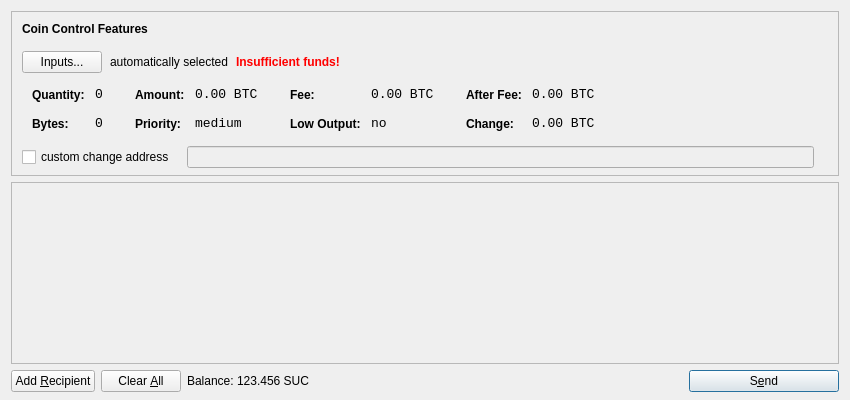
<?xml version="1.0" encoding="UTF-8"?>
<ui version="4.0">
 <class>SendCoinsDialog</class>
 <widget class="QDialog" name="SendCoinsDialog">
  <property name="geometry">
   <rect>
    <x>0</x>
    <y>0</y>
    <width>850</width>
    <height>400</height>
   </rect>
  </property>
  <property name="windowTitle">
   <string>Send Coins</string>
  </property>
  <layout class="QVBoxLayout" name="verticalLayout" stretch="0,1,0">
   <property name="bottomMargin">
    <number>8</number>
   </property>
   <item>
    <widget class="QFrame" name="frameCoinControl">
     <property name="sizePolicy">
      <sizepolicy hsizetype="Expanding" vsizetype="Expanding">
       <horstretch>0</horstretch>
       <verstretch>0</verstretch>
      </sizepolicy>
     </property>
     <property name="maximumSize">
      <size>
       <width>16777215</width>
       <height>16777215</height>
      </size>
     </property>
     <property name="frameShape">
      <enum>QFrame::StyledPanel</enum>
     </property>
     <property name="frameShadow">
      <enum>QFrame::Sunken</enum>
     </property>
     <layout class="QVBoxLayout" name="verticalLayoutCoinControl2">
      <property name="spacing">
       <number>-1</number>
      </property>
      <property name="leftMargin">
       <number>0</number>
      </property>
      <property name="topMargin">
       <number>0</number>
      </property>
      <property name="rightMargin">
       <number>0</number>
      </property>
      <property name="bottomMargin">
       <number>6</number>
      </property>
      <item>
       <layout class="QVBoxLayout" name="verticalLayoutCoinControl" stretch="0,0,0,0,1">
        <property name="spacing">
         <number>0</number>
        </property>
        <property name="leftMargin">
         <number>10</number>
        </property>
        <property name="topMargin">
         <number>10</number>
        </property>
        <item>
         <layout class="QHBoxLayout" name="horizontalLayoutCoinControl1">
          <property name="bottomMargin">
           <number>15</number>
          </property>
          <item>
           <widget class="QLabel" name="labelCoinControlFeatures">
            <property name="sizePolicy">
             <sizepolicy hsizetype="Preferred" vsizetype="Maximum">
              <horstretch>0</horstretch>
              <verstretch>0</verstretch>
             </sizepolicy>
            </property>
            <property name="font">
             <font>
              <weight>75</weight>
              <bold>true</bold>
             </font>
            </property>
            <property name="styleSheet">
             <string notr="true">font-weight:bold;</string>
            </property>
            <property name="text">
             <string>Coin Control Features</string>
            </property>
           </widget>
          </item>
         </layout>
        </item>
        <item>
         <layout class="QHBoxLayout" name="horizontalLayoutCoinControl2" stretch="0,0,0,0">
          <property name="spacing">
           <number>8</number>
          </property>
          <property name="bottomMargin">
           <number>10</number>
          </property>
          <item>
           <widget class="QPushButton" name="pushButtonCoinControl">
            <property name="styleSheet">
             <string notr="true"/>
            </property>
            <property name="text">
             <string>Inputs...</string>
            </property>
           </widget>
          </item>
          <item>
           <widget class="QLabel" name="labelCoinControlAutomaticallySelected">
            <property name="text">
             <string>automatically selected</string>
            </property>
            <property name="margin">
             <number>5</number>
            </property>
           </widget>
          </item>
          <item>
           <widget class="QLabel" name="labelCoinControlInsuffFunds">
            <property name="font">
             <font>
              <weight>75</weight>
              <bold>true</bold>
             </font>
            </property>
            <property name="styleSheet">
             <string notr="true">color:red;font-weight:bold;</string>
            </property>
            <property name="text">
             <string>Insufficient funds!</string>
            </property>
            <property name="margin">
             <number>5</number>
            </property>
           </widget>
          </item>
          <item>
           <spacer name="horizontalSpacerCoinControl">
            <property name="orientation">
             <enum>Qt::Horizontal</enum>
            </property>
            <property name="sizeHint" stdset="0">
             <size>
              <width>40</width>
              <height>1</height>
             </size>
            </property>
           </spacer>
          </item>
         </layout>
        </item>
        <item>
         <widget class="QWidget" name="widgetCoinControl" native="true">
          <property name="sizePolicy">
           <sizepolicy hsizetype="Preferred" vsizetype="Preferred">
            <horstretch>0</horstretch>
            <verstretch>0</verstretch>
           </sizepolicy>
          </property>
          <property name="minimumSize">
           <size>
            <width>0</width>
            <height>0</height>
           </size>
          </property>
          <property name="styleSheet">
           <string notr="true"/>
          </property>
          <layout class="QHBoxLayout" name="horizontalLayoutCoinControl5">
           <property name="margin">
            <number>0</number>
           </property>
           <item>
            <layout class="QHBoxLayout" name="horizontalLayoutCoinControl3" stretch="0,0,0,1">
             <property name="spacing">
              <number>20</number>
             </property>
             <property name="topMargin">
              <number>0</number>
             </property>
             <property name="bottomMargin">
              <number>10</number>
             </property>
             <item>
              <layout class="QFormLayout" name="formLayoutCoinControl1">
               <property name="horizontalSpacing">
                <number>10</number>
               </property>
               <property name="verticalSpacing">
                <number>14</number>
               </property>
               <property name="leftMargin">
                <number>10</number>
               </property>
               <property name="topMargin">
                <number>4</number>
               </property>
               <property name="rightMargin">
                <number>6</number>
               </property>
               <item row="0" column="0">
                <widget class="QLabel" name="labelCoinControlQuantityText">
                 <property name="styleSheet">
                  <string notr="true">font-weight:bold;</string>
                 </property>
                 <property name="text">
                  <string>Quantity:</string>
                 </property>
                 <property name="margin">
                  <number>0</number>
                 </property>
                </widget>
               </item>
               <item row="0" column="1">
                <widget class="QLabel" name="labelCoinControlQuantity">
                 <property name="font">
                  <font>
                   <family>Monospace</family>
                   <pointsize>10</pointsize>
                  </font>
                 </property>
                 <property name="cursor">
                  <cursorShape>IBeamCursor</cursorShape>
                 </property>
                 <property name="contextMenuPolicy">
                  <enum>Qt::ActionsContextMenu</enum>
                 </property>
                 <property name="text">
                  <string notr="true">0</string>
                 </property>
                 <property name="margin">
                  <number>0</number>
                 </property>
                 <property name="textInteractionFlags">
                  <set>Qt::LinksAccessibleByMouse|Qt::TextSelectableByKeyboard|Qt::TextSelectableByMouse</set>
                 </property>
                </widget>
               </item>
               <item row="1" column="0">
                <widget class="QLabel" name="labelCoinControlBytesText">
                 <property name="styleSheet">
                  <string notr="true">font-weight:bold;</string>
                 </property>
                 <property name="text">
                  <string>Bytes:</string>
                 </property>
                </widget>
               </item>
               <item row="1" column="1">
                <widget class="QLabel" name="labelCoinControlBytes">
                 <property name="font">
                  <font>
                   <family>Monospace</family>
                   <pointsize>10</pointsize>
                  </font>
                 </property>
                 <property name="cursor">
                  <cursorShape>IBeamCursor</cursorShape>
                 </property>
                 <property name="contextMenuPolicy">
                  <enum>Qt::ActionsContextMenu</enum>
                 </property>
                 <property name="text">
                  <string notr="true">0</string>
                 </property>
                 <property name="textInteractionFlags">
                  <set>Qt::LinksAccessibleByMouse|Qt::TextSelectableByKeyboard|Qt::TextSelectableByMouse</set>
                 </property>
                </widget>
               </item>
              </layout>
             </item>
             <item>
              <layout class="QFormLayout" name="formLayoutCoinControl2">
               <property name="horizontalSpacing">
                <number>10</number>
               </property>
               <property name="verticalSpacing">
                <number>14</number>
               </property>
               <property name="leftMargin">
                <number>6</number>
               </property>
               <property name="topMargin">
                <number>4</number>
               </property>
               <property name="rightMargin">
                <number>6</number>
               </property>
               <item row="0" column="0">
                <widget class="QLabel" name="labelCoinControlAmountText">
                 <property name="styleSheet">
                  <string notr="true">font-weight:bold;</string>
                 </property>
                 <property name="text">
                  <string>Amount:</string>
                 </property>
                 <property name="margin">
                  <number>0</number>
                 </property>
                </widget>
               </item>
               <item row="0" column="1">
                <widget class="QLabel" name="labelCoinControlAmount">
                 <property name="font">
                  <font>
                   <family>Monospace</family>
                   <pointsize>10</pointsize>
                  </font>
                 </property>
                 <property name="cursor">
                  <cursorShape>IBeamCursor</cursorShape>
                 </property>
                 <property name="contextMenuPolicy">
                  <enum>Qt::ActionsContextMenu</enum>
                 </property>
                 <property name="text">
                  <string notr="true">0.00 BTC</string>
                 </property>
                 <property name="textInteractionFlags">
                  <set>Qt::LinksAccessibleByMouse|Qt::TextSelectableByKeyboard|Qt::TextSelectableByMouse</set>
                 </property>
                </widget>
               </item>
               <item row="1" column="0">
                <widget class="QLabel" name="labelCoinControlPriorityText">
                 <property name="styleSheet">
                  <string notr="true">font-weight:bold;</string>
                 </property>
                 <property name="text">
                  <string>Priority:</string>
                 </property>
                </widget>
               </item>
               <item row="1" column="1">
                <widget class="QLabel" name="labelCoinControlPriority">
                 <property name="font">
                  <font>
                   <family>Monospace</family>
                   <pointsize>10</pointsize>
                  </font>
                 </property>
                 <property name="cursor">
                  <cursorShape>IBeamCursor</cursorShape>
                 </property>
                 <property name="contextMenuPolicy">
                  <enum>Qt::ActionsContextMenu</enum>
                 </property>
                 <property name="text">
                  <string>medium</string>
                 </property>
                 <property name="textInteractionFlags">
                  <set>Qt::LinksAccessibleByMouse|Qt::TextSelectableByKeyboard|Qt::TextSelectableByMouse</set>
                 </property>
                </widget>
               </item>
              </layout>
             </item>
             <item>
              <layout class="QFormLayout" name="formLayoutCoinControl3">
               <property name="horizontalSpacing">
                <number>10</number>
               </property>
               <property name="verticalSpacing">
                <number>14</number>
               </property>
               <property name="leftMargin">
                <number>6</number>
               </property>
               <property name="topMargin">
                <number>4</number>
               </property>
               <property name="rightMargin">
                <number>6</number>
               </property>
               <item row="0" column="0">
                <widget class="QLabel" name="labelCoinControlFeeText">
                 <property name="styleSheet">
                  <string notr="true">font-weight:bold;</string>
                 </property>
                 <property name="text">
                  <string>Fee:</string>
                 </property>
                 <property name="margin">
                  <number>0</number>
                 </property>
                </widget>
               </item>
               <item row="0" column="1">
                <widget class="QLabel" name="labelCoinControlFee">
                 <property name="font">
                  <font>
                   <family>Monospace</family>
                   <pointsize>10</pointsize>
                  </font>
                 </property>
                 <property name="cursor">
                  <cursorShape>IBeamCursor</cursorShape>
                 </property>
                 <property name="contextMenuPolicy">
                  <enum>Qt::ActionsContextMenu</enum>
                 </property>
                 <property name="text">
                  <string notr="true">0.00 BTC</string>
                 </property>
                 <property name="textInteractionFlags">
                  <set>Qt::LinksAccessibleByMouse|Qt::TextSelectableByKeyboard|Qt::TextSelectableByMouse</set>
                 </property>
                </widget>
               </item>
               <item row="1" column="0">
                <widget class="QLabel" name="labelCoinControlLowOutputText">
                 <property name="styleSheet">
                  <string notr="true">font-weight:bold;</string>
                 </property>
                 <property name="text">
                  <string>Low Output:</string>
                 </property>
                </widget>
               </item>
               <item row="1" column="1">
                <widget class="QLabel" name="labelCoinControlLowOutput">
                 <property name="font">
                  <font>
                   <family>Monospace</family>
                   <pointsize>10</pointsize>
                  </font>
                 </property>
                 <property name="cursor">
                  <cursorShape>IBeamCursor</cursorShape>
                 </property>
                 <property name="contextMenuPolicy">
                  <enum>Qt::ActionsContextMenu</enum>
                 </property>
                 <property name="text">
                  <string>no</string>
                 </property>
                 <property name="textInteractionFlags">
                  <set>Qt::LinksAccessibleByMouse|Qt::TextSelectableByKeyboard|Qt::TextSelectableByMouse</set>
                 </property>
                </widget>
               </item>
              </layout>
             </item>
             <item>
              <layout class="QFormLayout" name="formLayoutCoinControl4">
               <property name="horizontalSpacing">
                <number>10</number>
               </property>
               <property name="verticalSpacing">
                <number>14</number>
               </property>
               <property name="leftMargin">
                <number>6</number>
               </property>
               <property name="topMargin">
                <number>4</number>
               </property>
               <property name="rightMargin">
                <number>6</number>
               </property>
               <item row="0" column="0">
                <widget class="QLabel" name="labelCoinControlAfterFeeText">
                 <property name="styleSheet">
                  <string notr="true">font-weight:bold;</string>
                 </property>
                 <property name="text">
                  <string>After Fee:</string>
                 </property>
                 <property name="margin">
                  <number>0</number>
                 </property>
                </widget>
               </item>
               <item row="0" column="1">
                <widget class="QLabel" name="labelCoinControlAfterFee">
                 <property name="font">
                  <font>
                   <family>Monospace</family>
                   <pointsize>10</pointsize>
                  </font>
                 </property>
                 <property name="cursor">
                  <cursorShape>IBeamCursor</cursorShape>
                 </property>
                 <property name="contextMenuPolicy">
                  <enum>Qt::ActionsContextMenu</enum>
                 </property>
                 <property name="text">
                  <string notr="true">0.00 BTC</string>
                 </property>
                 <property name="textInteractionFlags">
                  <set>Qt::LinksAccessibleByMouse|Qt::TextSelectableByKeyboard|Qt::TextSelectableByMouse</set>
                 </property>
                </widget>
               </item>
               <item row="1" column="0">
                <widget class="QLabel" name="labelCoinControlChangeText">
                 <property name="styleSheet">
                  <string notr="true">font-weight:bold;</string>
                 </property>
                 <property name="text">
                  <string>Change:</string>
                 </property>
                </widget>
               </item>
               <item row="1" column="1">
                <widget class="QLabel" name="labelCoinControlChange">
                 <property name="font">
                  <font>
                   <family>Monospace</family>
                   <pointsize>10</pointsize>
                  </font>
                 </property>
                 <property name="cursor">
                  <cursorShape>IBeamCursor</cursorShape>
                 </property>
                 <property name="contextMenuPolicy">
                  <enum>Qt::ActionsContextMenu</enum>
                 </property>
                 <property name="text">
                  <string notr="true">0.00 BTC</string>
                 </property>
                 <property name="textInteractionFlags">
                  <set>Qt::LinksAccessibleByMouse|Qt::TextSelectableByKeyboard|Qt::TextSelectableByMouse</set>
                 </property>
                </widget>
               </item>
              </layout>
             </item>
            </layout>
           </item>
          </layout>
         </widget>
        </item>
        <item>
         <layout class="QHBoxLayout" name="horizontalLayoutCoinControl4" stretch="0,0,0">
          <property name="spacing">
           <number>12</number>
          </property>
          <property name="sizeConstraint">
           <enum>QLayout::SetDefaultConstraint</enum>
          </property>
          <property name="topMargin">
           <number>5</number>
          </property>
          <property name="rightMargin">
           <number>5</number>
          </property>
          <item>
           <widget class="QCheckBox" name="checkBoxCoinControlChange">
            <property name="text">
             <string>custom change address</string>
            </property>
           </widget>
          </item>
          <item>
           <widget class="QLineEdit" name="lineEditCoinControlChange">
            <property name="enabled">
             <bool>false</bool>
            </property>
            <property name="sizePolicy">
             <sizepolicy hsizetype="Expanding" vsizetype="Fixed">
              <horstretch>0</horstretch>
              <verstretch>0</verstretch>
             </sizepolicy>
            </property>
           </widget>
          </item>
          <item>
           <widget class="QLabel" name="labelCoinControlChangeLabel">
            <property name="sizePolicy">
             <sizepolicy hsizetype="Preferred" vsizetype="Expanding">
              <horstretch>0</horstretch>
              <verstretch>0</verstretch>
             </sizepolicy>
            </property>
            <property name="minimumSize">
             <size>
              <width>0</width>
              <height>0</height>
             </size>
            </property>
            <property name="text">
             <string/>
            </property>
            <property name="margin">
             <number>3</number>
            </property>
           </widget>
          </item>
         </layout>
        </item>
        <item>
         <spacer name="verticalSpacerCoinControl">
          <property name="orientation">
           <enum>Qt::Vertical</enum>
          </property>
          <property name="sizeHint" stdset="0">
           <size>
            <width>800</width>
            <height>1</height>
           </size>
          </property>
         </spacer>
        </item>
       </layout>
      </item>
     </layout>
    </widget>
   </item>
   <item>
    <widget class="QScrollArea" name="scrollArea">
     <property name="widgetResizable">
      <bool>true</bool>
     </property>
     <widget class="QWidget" name="scrollAreaWidgetContents">
      <property name="geometry">
       <rect>
        <x>0</x>
        <y>0</y>
        <width>830</width>
        <height>165</height>
       </rect>
      </property>
      <layout class="QVBoxLayout" name="verticalLayout_2">
       <property name="margin">
        <number>0</number>
       </property>
       <item>
        <layout class="QVBoxLayout" name="entries">
         <property name="spacing">
          <number>6</number>
         </property>
        </layout>
       </item>
       <item>
        <spacer name="verticalSpacer">
         <property name="orientation">
          <enum>Qt::Vertical</enum>
         </property>
         <property name="sizeHint" stdset="0">
          <size>
           <width>20</width>
           <height>40</height>
          </size>
         </property>
        </spacer>
       </item>
      </layout>
     </widget>
    </widget>
   </item>
   <item>
    <layout class="QHBoxLayout" name="horizontalLayout">
     <item>
      <widget class="QPushButton" name="addButton">
       <property name="toolTip">
        <string>Send to multiple recipients at once</string>
       </property>
       <property name="text">
        <string>Add &amp;Recipient</string>
       </property>
       <property name="icon">
        <iconset resource="../bitcoin.qrc">
         <normaloff>:/icons/add</normaloff>:/icons/add</iconset>
       </property>
       <property name="autoDefault">
        <bool>false</bool>
       </property>
      </widget>
     </item>
     <item>
      <widget class="QPushButton" name="clearButton">
       <property name="sizePolicy">
        <sizepolicy hsizetype="Minimum" vsizetype="Fixed">
         <horstretch>0</horstretch>
         <verstretch>0</verstretch>
        </sizepolicy>
       </property>
       <property name="toolTip">
        <string>Remove all transaction fields</string>
       </property>
       <property name="text">
        <string>Clear &amp;All</string>
       </property>
       <property name="icon">
        <iconset resource="../bitcoin.qrc">
         <normaloff>:/icons/remove</normaloff>:/icons/remove</iconset>
       </property>
       <property name="autoRepeatDelay">
        <number>300</number>
       </property>
       <property name="autoDefault">
        <bool>false</bool>
       </property>
      </widget>
     </item>
     <item>
      <layout class="QHBoxLayout" name="horizontalLayout_2">
       <property name="spacing">
        <number>3</number>
       </property>
       <item>
        <widget class="QLabel" name="label">
         <property name="text">
          <string>Balance:</string>
         </property>
        </widget>
       </item>
       <item>
        <widget class="QLabel" name="labelBalance">
         <property name="cursor">
          <cursorShape>IBeamCursor</cursorShape>
         </property>
         <property name="text">
          <string>123.456 SUC</string>
         </property>
         <property name="textInteractionFlags">
          <set>Qt::LinksAccessibleByMouse|Qt::TextSelectableByKeyboard|Qt::TextSelectableByMouse</set>
         </property>
        </widget>
       </item>
      </layout>
     </item>
     <item>
      <spacer name="horizontalSpacer">
       <property name="orientation">
        <enum>Qt::Horizontal</enum>
       </property>
       <property name="sizeHint" stdset="0">
        <size>
         <width>40</width>
         <height>20</height>
        </size>
       </property>
      </spacer>
     </item>
     <item>
      <widget class="QPushButton" name="sendButton">
       <property name="minimumSize">
        <size>
         <width>150</width>
         <height>0</height>
        </size>
       </property>
       <property name="toolTip">
        <string>Confirm the send action</string>
       </property>
       <property name="text">
        <string>S&amp;end</string>
       </property>
       <property name="icon">
        <iconset resource="../bitcoin.qrc">
         <normaloff>:/icons/send</normaloff>:/icons/send</iconset>
       </property>
       <property name="default">
        <bool>true</bool>
       </property>
      </widget>
     </item>
    </layout>
   </item>
  </layout>
 </widget>
 <resources>
  <include location="../bitcoin.qrc"/>
 </resources>
 <connections/>
</ui>
